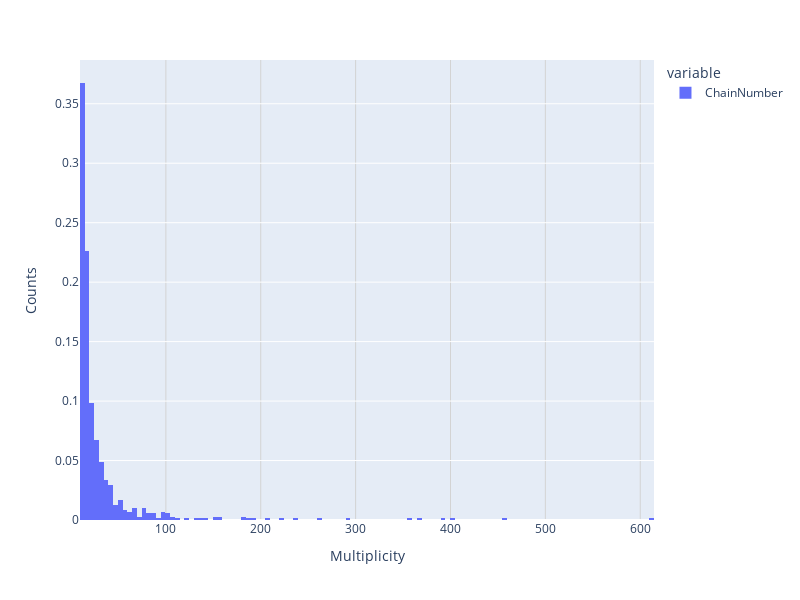

Notebook cell for this chart:
### Code cell
fig = px.histogram(valueCountsM['ChainNumber'], nbins=200, histnorm='probability')
fig.update_layout(title=' ', xaxis_title='Multiplicity', yaxis_title='Counts', height=600, width=800, 
                 xaxis=dict(showgrid=True, gridwidth=1, gridcolor='LightGray'))
fig.show()

### Figure 1 — Plotly figure (JSON) as saved in the notebook; plotly's stock layout.template omitted (floating-point values rounded to 4 significant figures; data arrays with more than 128 entries replaced by an {"elided": "..."} marker saying what was removed)
{"data": [{"alignmentgroup": "True", "bingroup": "x", "histnorm": "probability", "hovertemplate": "variable=ChainNumber<br>value=%{x}<br>probability=%{y}<extra></extra>", "legendgroup": "ChainNumber", "marker": {"color": "#636efa", "pattern": {"shape": ""}}, "name": "ChainNumber", "nbinsx": 200, "offsetgroup": "ChainNumber", "orientation": "v", "showlegend": true, "type": "histogram", "x": {"elided": "713 int values"}, "xaxis": "x", "yaxis": "y"}], "layout": {"barmode": "relative", "height": 600, "legend": {"title": {"text": "variable"}, "tracegroupgap": 0}, "margin": {"t": 60}, "title": {"text": " "}, "width": 800, "xaxis": {"anchor": "y", "autorange": true, "domain": [0, 1], "gridcolor": "LightGray", "gridwidth": 1, "range": [9.5, 614.5], "showgrid": true, "title": {"text": "Multiplicity"}, "type": "linear"}, "yaxis": {"anchor": "x", "autorange": true, "domain": [0, 1], "range": [0, 0.3868], "title": {"text": "Counts"}}}}
